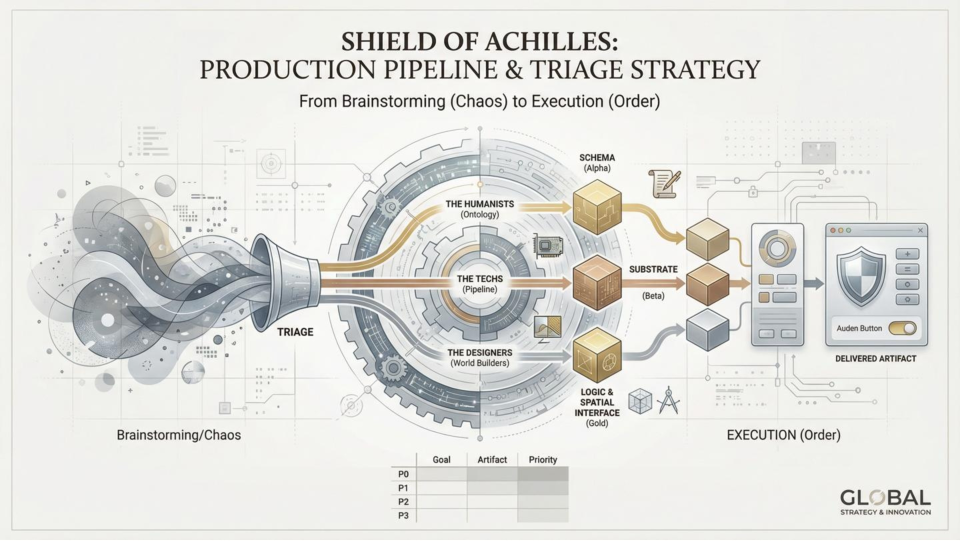
#> input picture ShieldScenes/dist/pages/0001.png, 2881 x 1621 px, given as the content of the folder /Users/gaia/TMM/Shield of Achilles Production Pipeline, which was not available (shown at 1/3 size)
$ python build.py   (older library calls are emulated)
#> lines starting #> are read from the running program, lines starting #| are printed output that depends on the picture; after the words box and inside, x2 and y2 are one past the last pixel; in counts of white or black regions, pixels touching at a corner belong together; pictures that were not available may be replaced by others from this repository, and a replacement may not be noted
#!/usr/bin/env python3
"""
╔═══════════════════════════════════════════════════════════════════════════════╗
║                    SHIELD SLIDE → SCENE FORGE                                  ║
║              Transform PNGs into Explorable 3D Dioramas                        ║
╠═══════════════════════════════════════════════════════════════════════════════╣
║  USAGE:                                                                        ║
║    cd /Users/gaia/TMM/ShieldScenes                                             ║
║    python3 build.py                                                            ║
║                                                                                ║
║  REQUIREMENTS:                                                                 ║
║    pip install pillow numpy opencv-python                                      ║
║                                                                                ║
║  OUTPUT:                                                                       ║
║    dist/manifest.json           - Scene registry                               ║
║    dist/pages/XXXX.png          - Copied slides                                ║
║    dist/scenes/XXXX/scene.json  - 3D diorama specs                             ║
║    dist/scenes/XXXX/scene.mpd   - LDraw exports (optional)                     ║
║                                                                                ║
║  THEN VIEW:                                                                    ║
║    cd dist && python3 -m http.server 8000                                      ║
║    open http://localhost:8000                                                  ║
╚═══════════════════════════════════════════════════════════════════════════════╝
"""

import os
import re
import json
import shutil
from pathlib import Path
from typing import List, Dict, Tuple, Any

# Try to import image processing libraries
try:
    from PIL import Image
    import numpy as np
    HAS_PIL = True
except ImportError:
    HAS_PIL = False
    print("Warning: PIL/numpy not installed. Using fallback cutout generation.")

try:
    import cv2
    HAS_CV2 = True
except ImportError:
    HAS_CV2 = False
    print("Warning: OpenCV not installed. Using simplified cutout detection.")

# ═══════════════════════════════════════════════════════════════════════════════
# CONFIGURATION
# ═══════════════════════════════════════════════════════════════════════════════
SOURCE_DIR = Path("/Users/gaia/TMM/Shield of Achilles Production Pipeline")
OUTPUT_DIR = Path("/Users/gaia/TMM/ShieldScenes/dist")
WORLD_SCALE = 0.1  # 1000px = 100 world units
MIN_CUTOUTS = 8
MAX_CUTOUTS = 20
MIN_AREA_RATIO = 0.02
MAX_AREA_RATIO = 0.60
Z_NEAR = 20
Z_FAR = 240

# ═══════════════════════════════════════════════════════════════════════════════
# UTILITIES
# ═══════════════════════════════════════════════════════════════════════════════

def natural_sort_key(s: str) -> List:
    """Sort strings with embedded numbers naturally."""
    return [int(c) if c.isdigit() else c.lower() for c in re.split(r'(\d+)', str(s))]

def find_pngs(directory: Path) -> List[Path]:
    """Find all PNG files recursively and sort naturally."""
    pngs = list(directory.glob("**/*.png")) + list(directory.glob("**/*.PNG"))
    return sorted(pngs, key=lambda p: natural_sort_key(p.name))

# [17 lines left out: function iou, not called in this run]

# ═══════════════════════════════════════════════════════════════════════════════
# CUTOUT DETECTION
# ═══════════════════════════════════════════════════════════════════════════════

def detect_cutouts_opencv(image_path: Path) -> List[Dict]:
    """Detect salient regions using OpenCV edge detection and contours."""
    img = cv2.imread(str(image_path))
    if img is None:
        return []

    h, w = img.shape[:2]
    total_area = w * h

    # Convert to grayscale
    gray = cv2.cvtColor(img, cv2.COLOR_BGR2GRAY)

    # Edge detection
    edges = cv2.Canny(gray, 50, 150)

    # Dilate to connect nearby edges
    kernel = np.ones((5, 5), np.uint8)
    dilated = cv2.dilate(edges, kernel, iterations=2)

    # Find contours
    contours, _ = cv2.findContours(dilated, cv2.RETR_EXTERNAL, cv2.CHAIN_APPROX_SIMPLE)

    # Calculate saliency map (simple gradient magnitude)
    sobelx = cv2.Sobel(gray, cv2.CV_64F, 1, 0, ksize=3)
    sobely = cv2.Sobel(gray, cv2.CV_64F, 0, 1, ksize=3)
    saliency = np.sqrt(sobelx**2 + sobely**2)
    saliency = (saliency / saliency.max() * 255).astype(np.uint8)

    # Convert to HSV for saturation analysis
    hsv = cv2.cvtColor(img, cv2.COLOR_BGR2HSV)
    saturation = hsv[:, :, 1]

    candidates = []

    for contour in contours:
        x, y, cw, ch = cv2.boundingRect(contour)
        area = cw * ch
        area_ratio = area / total_area

        # Filter by area
        if area_ratio < MIN_AREA_RATIO or area_ratio > MAX_AREA_RATIO:
            continue

        # Expand bounding box slightly
        margin = 10
        x = max(0, x - margin)
        y = max(0, y - margin)
        cw = min(w - x, cw + 2 * margin)
        ch = min(h - y, ch + 2 * margin)

        # Calculate scores
        region_edges = edges[y:y+ch, x:x+cw]
        edge_density = np.mean(region_edges) / 255

        region_saliency = saliency[y:y+ch, x:x+cw]
        saliency_score = np.mean(region_saliency) / 255

        region_sat = saturation[y:y+ch, x:x+cw]
        sat_score = np.mean(region_sat) / 255

        # Combined score
        score = edge_density * 0.4 + saliency_score * 0.4 + sat_score * 0.2

        candidates.append({
            'rect': (x, y, cw, ch),
            'area_ratio': area_ratio,
            'score': score
        })

    # Sort by score
    candidates.sort(key=lambda c: c['score'], reverse=True)

    # Non-maximum suppression
    selected = []
    for cand in candidates:
        overlaps = False
        for sel in selected:
            if iou(cand['rect'], sel['rect']) > 0.3:
                overlaps = True
                break
        if not overlaps:
            selected.append(cand)
        if len(selected) >= MAX_CUTOUTS:
            break

    # Ensure minimum cutouts by adding grid-based fallbacks
    if len(selected) < MIN_CUTOUTS:
        selected.extend(generate_grid_cutouts(w, h, MIN_CUTOUTS - len(selected), selected))

    return selected

# [57 lines left out: function detect_cutouts_pil, not called in this run]

def generate_grid_cutouts(w: int, h: int, count: int, existing: List) -> List[Dict]:
    """Generate grid-based cutouts as fallback."""
    cutouts = []
    cols = 3
    rows = max(1, (count + cols - 1) // cols)

    cw = w // cols
    ch = h // rows

    for row in range(rows):
        for col in range(cols):
            if len(cutouts) >= count:
                break
            x = col * cw + cw // 4
            y = row * ch + ch // 4
            rect_w = cw // 2
            rect_h = ch // 2

            # Check overlap with existing
            overlaps = False
            for ex in existing:
                if iou((x, y, rect_w, rect_h), ex['rect']) > 0.3:
                    overlaps = True
                    break

            if not overlaps:
                cutouts.append({
                    'rect': (x, y, rect_w, rect_h),
                    'area_ratio': (rect_w * rect_h) / (w * h),
                    'score': 0.5
                })

    return cutouts

def detect_cutouts(image_path: Path) -> List[Dict]:
    """Main cutout detection dispatcher."""
    if HAS_CV2:
        return detect_cutouts_opencv(image_path)
    elif HAS_PIL:
        return detect_cutouts_pil(image_path)
    else:
        # Pure fallback: grid-based
        img = Image.open(image_path) if HAS_PIL else None
        w, h = (1920, 1080)
        if img:
            w, h = img.size
        return generate_grid_cutouts(w, h, MIN_CUTOUTS, [])

# ═══════════════════════════════════════════════════════════════════════════════
# SCENE GENERATION
# ═══════════════════════════════════════════════════════════════════════════════

def generate_scene_json(slide_id: str, title: str, image_path: Path, w: int, h: int, cutouts: List[Dict]) -> Dict:
    """Generate a complete scene.json for a slide."""

    scene_w = w * WORLD_SCALE
    scene_h = h * WORLD_SCALE

    # Camera positioned to see full slide
    cam_z = max(scene_w, scene_h) * 1.2

    scene = {
        "id": slide_id,
        "title": title,
        "sourceImage": f"../../pages/{slide_id}.png",
        "canvasSize": [w, h],
        "camera": {
            "type": "perspective",
            "fov": 45,
            "position": [0, 0, cam_z],
            "target": [0, 0, 0],
            "near": 1,
            "far": 5000
        },
        "environment": {
            "background": "#050505",
            "fog": {"enabled": True, "near": cam_z * 0.5, "far": cam_z * 3},
            "post": {"bloom": True, "vignette": True, "filmGrain": 0.08}
        },
        "lights": [
            {"type": "hemisphere", "intensity": 0.55},
            {"type": "directional", "position": [500, 900, 400], "intensity": 1.1, "shadows": True},
            {"type": "point", "position": [-350, 200, 500], "intensity": 0.45}
        ],
        "assets": {
            "textures": [{"id": "page", "src": f"../../pages/{slide_id}.png"}],
            "ldraw": []
        },
        "entities": [],
        "navigation": {
            "snapPoints": [
                {"name": "front", "cameraPos": [0, 0, cam_z], "target": [0, 0, 0]},
                {"name": "oblique", "cameraPos": [cam_z * 0.5, cam_z * 0.3, cam_z * 0.8], "target": [0, 0, 0]},
                {"name": "close", "cameraPos": [0, 0, cam_z * 0.5], "target": [0, 0, 0]}
            ],
            "tour": []
        },
        "motion": {
            "float": {"enabled": True, "amplitude": 1.6, "speed": 0.25},
            "drift": {"enabled": True, "strength": 0.35}
        }
    }

    # Background plate
    scene["entities"].append({
        "id": "bg",
        "type": "plane",
        "texture": "page",
        "size": [scene_w, scene_h],
        "position": [0, 0, 0],
        "rotation": [0, 0, 0],
        "material": {"transparent": False, "opacity": 1, "emissive": 0.04}
    })

    # Sort cutouts by area (larger = closer)
    cutouts_sorted = sorted(cutouts, key=lambda c: c['area_ratio'], reverse=True)

    # Generate cutout entities
    for i, cutout in enumerate(cutouts_sorted):
        x, y, cw, ch = cutout['rect']

        # Normalized rect
        rect_n = [x / w, y / h, cw / w, ch / h]

        # World position (centered at origin)
        world_x = (x + cw / 2 - w / 2) * WORLD_SCALE
        world_y = -(y + ch / 2 - h / 2) * WORLD_SCALE  # Flip Y

        # Z depth based on rank (larger areas closer)
        z_range = Z_FAR - Z_NEAR
        z = Z_NEAR + (i / max(1, len(cutouts_sorted) - 1)) * z_range

        # Emissive higher for top-ranking (likely text/important)
        emissive = 0.15 - (i * 0.01)

        entity = {
            "id": f"cut-{i+1:02d}",
            "type": "cutoutPlane",
            "fromTexture": "page",
            "rectN": rect_n,
            "size": [cw * WORLD_SCALE, ch * WORLD_SCALE],
            "position": [world_x, world_y, z],
            "rotation": [0, 0, 0],
            "material": {
                "transparent": True,
                "alphaMode": "mask",
                "opacity": 1,
                "emissive": max(0.05, emissive)
            }
        }
        scene["entities"].append(entity)

        # Add to tour (first 5 cutouts)
        if i < 5:
            scene["navigation"]["tour"].append({
                "focusEntity": f"cut-{i+1:02d}",
                "seconds": 2.5
            })

    return scene

def generate_scene_mpd(slide_id: str, scene: Dict) -> str:
    """Generate an LDraw MPD file for the scene."""
    w, h = scene["canvasSize"]
    scene_w = w * WORLD_SCALE
    scene_h = h * WORLD_SCALE

    # Scale to LDraw units (1 stud = 20 LDU, scene unit ~= 2 LDU)
    ldu_scale = 2
    plate_w = int(scene_w * ldu_scale / 20) * 20
    plate_h = int(scene_h * ldu_scale / 20) * 20

    mpd = f"""0 FILE {slide_id}.ldr
0 {scene["title"]}
0 Name: {slide_id}.ldr
0 Author: Shield Scene Forge
0 !MENTO SHOT Front CAMERA 0 -200 {plate_h} TARGET 0 0 0
0 !MENTO SHOT Oblique CAMERA {plate_w//2} -150 {plate_h//2} TARGET 0 0 0
0 !MENTO SHOT Overhead CAMERA 0 -{plate_h} 50 TARGET 0 0 0
0 !MENTO LIGHT Sun TYPE directional POSITION 500 -900 400 INTENSITY 1.1
0 !MENTO LIGHT Fill TYPE point POSITION -350 -200 500 INTENSITY 0.45

0 // Base plate
1 71 0 0 0 1 0 0 0 1 0 0 0 1 3811.dat

0 // Back wall (simplified as tall plate)
1 72 0 -{plate_h//2} -{plate_w//2} 0 0 1 0 1 0 -1 0 0 3811.dat

"""

    # Add frame elements for key cutouts
    for i, entity in enumerate(scene["entities"][:6]):
        if entity["type"] == "cutoutPlane":
            x, y, z = entity["position"]
            lx = int(x * ldu_scale)
            ly = int(-z * ldu_scale)  # Z becomes Y in LDraw
            lz = int(-y * ldu_scale)  # Y becomes Z

            mpd += f"0 // Frame for {entity['id']}\n"
            mpd += f"1 {14 + i} {lx} {ly} {lz} 1 0 0 0 1 0 0 0 1 3024.dat\n"

    mpd += "\n0 FILE main.mpd\n"
    mpd += f"1 16 0 0 0 1 0 0 0 1 0 0 0 1 {slide_id}.ldr\n"
    mpd += "0\n"

    return mpd

# ═══════════════════════════════════════════════════════════════════════════════
# BUILD PIPELINE
# ═══════════════════════════════════════════════════════════════════════════════

def build():
    """Main build pipeline."""
    print("╔═══════════════════════════════════════════════════════════════╗")
    print("║              SHIELD SLIDE → SCENE FORGE                       ║")
    print("╚═══════════════════════════════════════════════════════════════╝")

    # Create output directories
    pages_dir = OUTPUT_DIR / "pages"
    scenes_dir = OUTPUT_DIR / "scenes"
    pages_dir.mkdir(parents=True, exist_ok=True)
    scenes_dir.mkdir(parents=True, exist_ok=True)

    # Find source PNGs
    pngs = find_pngs(SOURCE_DIR)
    print(f"\n→ Found {len(pngs)} PNG slides")

    if not pngs:
        print("✗ No PNG files found!")
        return

    manifest = {
        "title": "Shield of Achilles Production Pipeline",
        "generated": "2026-01-14",
        "slides": []
    }

    for i, png_path in enumerate(pngs):
        slide_id = f"{i+1:04d}"
        title = f"Slide {slide_id} - {png_path.stem}"

        print(f"\n[{slide_id}] Processing: {png_path.name}")

        # Copy PNG to pages
        dest_png = pages_dir / f"{slide_id}.png"
        shutil.copy2(png_path, dest_png)
        print(f"  ✓ Copied to pages/{slide_id}.png")

        # Get image dimensions
        if HAS_PIL:
            img = Image.open(png_path)
#> img is the input picture: PIL image 2881x1621 RGB; mean R, G, B 224.7, 225, 221.3
            w, h = img.size
        else:
            w, h = 1920, 1080  # Default assumption

        # Detect cutouts
        cutouts = detect_cutouts(png_path)
#> in detect_cutouts_opencv, `gray = cv2.cvtColor(img, cv2.COLOR_BGR2GRAY)`:
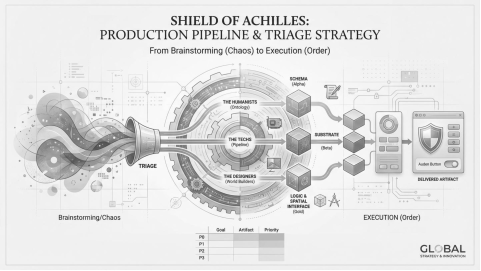
#> gray: shape (1621, 2881) (shown at 1/6 size); min 4, max 255, mean 224.5
#> in detect_cutouts_opencv, `edges = cv2.Canny(gray, 50, 150)`:
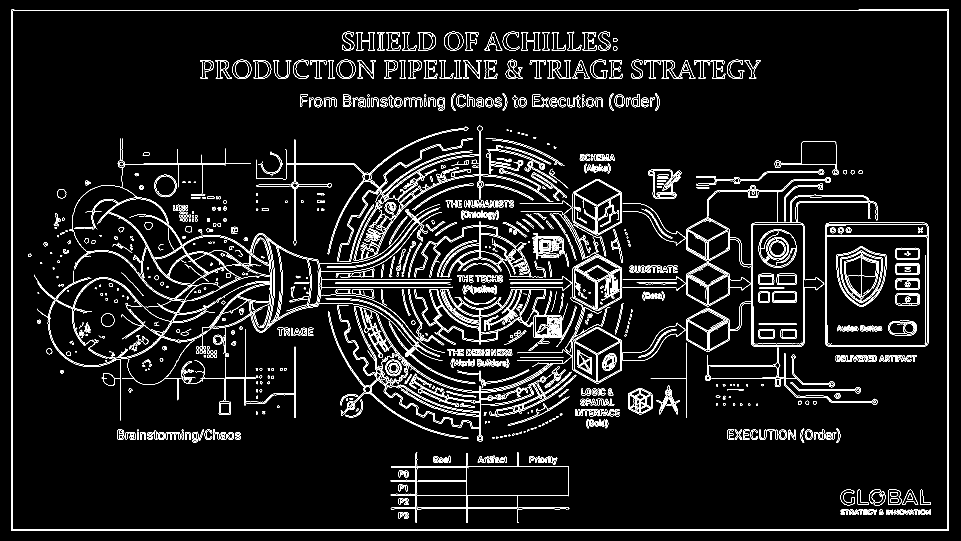
#> edges: shape (1621, 2881) (shown at 1/3 size); 4.5% white in thin lines or dots
#> in detect_cutouts_opencv, `dilated = cv2.dilate(edges, kernel, iterations=2)`:
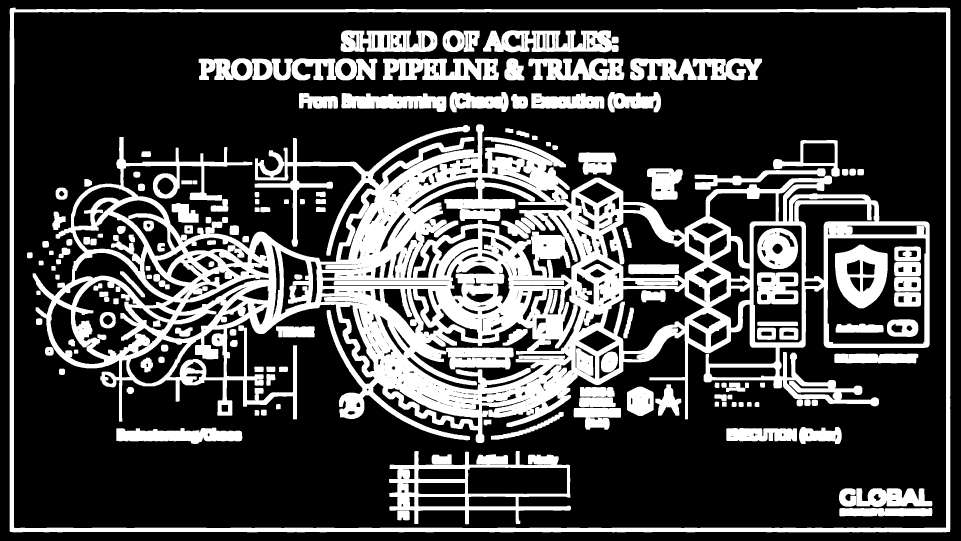
#> dilated: shape (1621, 2881) (shown at 1/3 size); 28.1% white; 162 white regions
#> in detect_cutouts_opencv, `contours, _ = cv2.findContours(dilated, cv2.RETR_EXTERNAL, cv2.CHAIN_A..`: contours = 1 contour; box (x1, y1, x2, y2) and area: (29, 23, 2851, 1597) 4423245
#> in detect_cutouts_opencv, `sobelx = cv2.Sobel(gray, cv2.CV_64F, 1, 0, ksize=3)`:
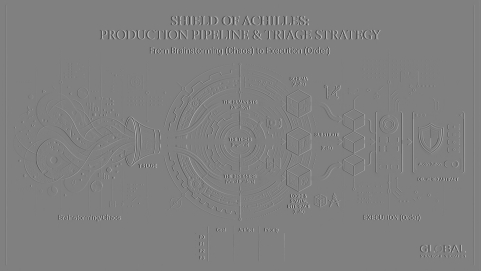
#> sobelx: shape (1621, 2881) float64 (shown at 1/6 size); min -639, max 633, mean 0; drawn with min black and max white
#> in detect_cutouts_opencv, `sobely = cv2.Sobel(gray, cv2.CV_64F, 0, 1, ksize=3)`:
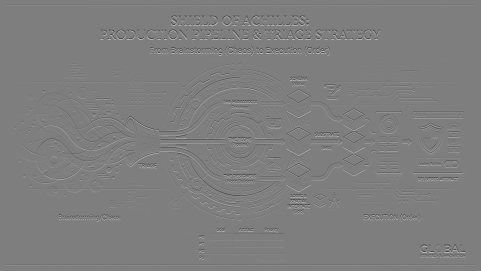
#> sobely: shape (1621, 2881) float64 (shown at 1/6 size); min -631, max 636, mean 0; drawn with min black and max white
#> in detect_cutouts_opencv, `saliency = np.sqrt(sobelx**2 + sobely**2)`:
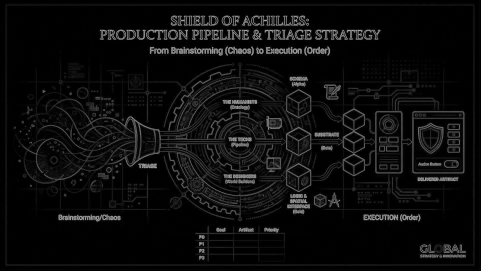
#> saliency: shape (1621, 2881) float64 (shown at 1/6 size); min 0, max 640, mean 33.2; drawn with min black and max white
#> in detect_cutouts_opencv, `saturation = hsv[:, :, 1]`:
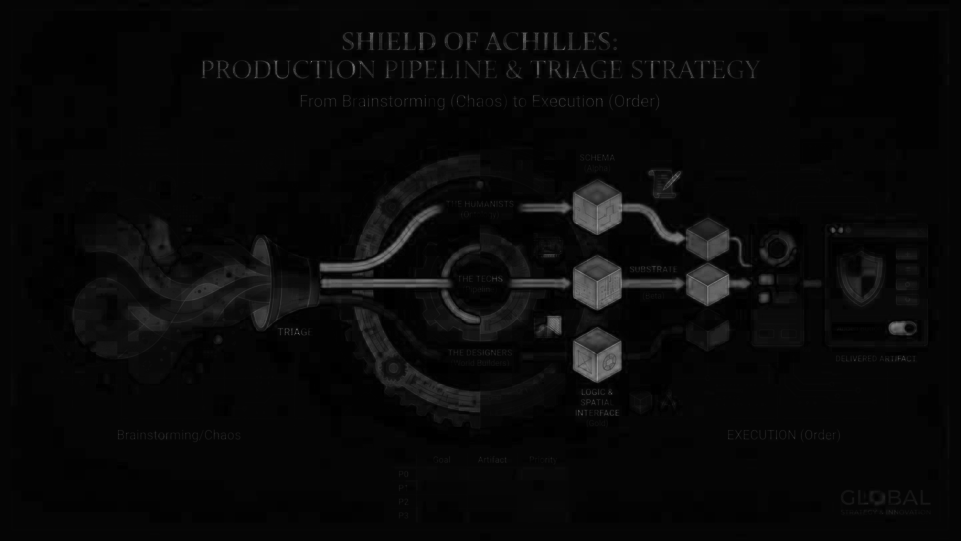
#> saturation: shape (1621, 2881) (shown at 1/3 size); min 0, max 255, mean 8.8
#> the loop in detect_cutouts_opencv, `for contour in contours:` made 1 pass
#> (x, y, cw, ch, area, area_ratio) on pass 1: (29, 23, 2822, 1574, 4441828, 0.951)
#> after the loop in detect_cutouts_opencv, `for contour in contours:`: candidates = []
#> cutouts = 8 items
        print(f"  ✓ Detected {len(cutouts)} cutout regions")
#|   ✓ Detected 8 cutout regions

        # Generate scene JSON
        scene = generate_scene_json(slide_id, title, png_path, w, h, cutouts)
#> the loop in generate_scene_json, `for i, cutout in enumerate(cutouts_sorted):` made 8 passes
#> (x, y, rect_n, world_x, world_y, z, emissive) on passes 1 to 6: (240, 135, [0.0833, 0.0833, 0.167, 0.167], -96.05, 54.05, 20, 0.15), (1200, 135, [0.417, 0.0833, 0.167, 0.167], -0.05, 54.05, 51.43, 0.14), (2160, 135, [0.75, 0.0833, 0.167, 0.167], 95.95, 54.05, 82.86, 0.13), (240, 675, [0.0833, 0.416, 0.167, 0.167], -96.05, 0.05, 114.3, 0.12), (1200, 675, [0.417, 0.416, 0.167, 0.167], -0.05, 0.05, 145.7, 0.11), (2160, 675, [0.75, 0.416, 0.167, 0.167], 95.95, 0.05, 177.1, 0.1)
#> scene = 11 items

        scene_dir = scenes_dir / slide_id
        scene_dir.mkdir(exist_ok=True)

        scene_json_path = scene_dir / "scene.json"
        with open(scene_json_path, 'w') as f:
            json.dump(scene, f, indent=2)
        print(f"  ✓ Generated scenes/{slide_id}/scene.json")

        # Generate MPD
        mpd_content = generate_scene_mpd(slide_id, scene)
#> in generate_scene_mpd, `w, h = scene["canvasSize"]`: w = 2881; h = 1621
#> in generate_scene_mpd, `scene_w = w * WORLD_SCALE`: scene_w = 288.1
#> in generate_scene_mpd, `scene_h = h * WORLD_SCALE`: scene_h = 162.1
#> in generate_scene_mpd, `plate_w = int(scene_w * ldu_scale / 20) * 20`: plate_w = 560
#> in generate_scene_mpd, `plate_h = int(scene_h * ldu_scale / 20) * 20`: plate_h = 320
#> the loop in generate_scene_mpd, `for i, entity in enumerate(scene["entities"][:6]):` made 6 passes
#> (x, y, z, lx, ly, lz) on passes 2 to 6: (-96.05, 54.05, 20, -192, -40, -108), (-0.05, 54.05, 51.43, 0, -102, -108), (95.95, 54.05, 82.86, 191, -165, -108), (-96.05, 0.05, 114.3, -192, -228, 0), (-0.05, 0.05, 145.7, 0, -291, 0)
        mpd_path = scene_dir / "scene.mpd"
        with open(mpd_path, 'w') as f:
            f.write(mpd_content)
        print(f"  ✓ Generated scenes/{slide_id}/scene.mpd")

        # Auto-tag based on content
        tags = []
        if len(cutouts) > 12:
            tags.append("diagram")
        if any(c['area_ratio'] > 0.15 for c in cutouts):
            tags.append("title-heavy")
        if len(cutouts) < 10:
            tags.append("minimal")

        manifest["slides"].append({
            "id": slide_id,
            "title": title,
#> (the run stopped early here; a loop or call above may not have finished)
